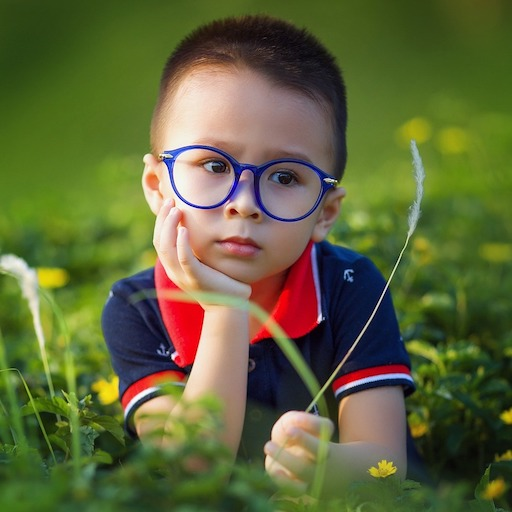
#> input picture src/OpenCV/week2/assignment-1/images/sample.jpg, 512 x 512 px, found by its file name
$ jupyter execute 3-cannyEdgeDetection.ipynb   (shell and % lines are left out)
#> lines starting #> are read from the running program, lines starting #| are printed output that depends on the picture
[cell 1]
import cv2
import matplotlib.pyplot as plt

DATA_PATH = "/Users/admin/Iqbal/Study/OpenCV/LearnOpenCV/src/res/opencv-courses/"

[cell 2]
lowThreshold = 50
highThreshold = 100

maxThreshold = 1000

apertureSizes = [3, 5, 7]
maxapertureIndex = 2
apertureIndex = 0

blurAmount = 0
maxBlurAmount = 20

[cell 3]
def applyCanny():
    if blurAmount > 0:
        blurredSrc = cv2.GaussianBlur(src, (2 * blurAmount + 1, 2 * blurAmount + 1), 0)
    else:
        blurredSrc = src.copy()

    apertureSize = apertureSizes[apertureIndex];

    edges = cv2.Canny(blurredSrc, lowThreshold, highThreshold, apertureSize=apertureSize)
    cv2.imshow("Canny",edges[..., ::-1])


def updateLowThreshold(*args):
    global lowThreshold
    lowThreshold = args[0]
    applyCanny()
    pass


def updateHighThreshold(*args):
    global highThreshold
    highThreshold = args[0]
    applyCanny()
    pass


def updateBlurAmount(*args):
    global blurAmount
    blurAmount = args[0]
    applyCanny()
    pass


def updateAperatureIndex(*args):
    global apertureIndex
    apertureIndex = args[0]
    applyCanny()
    pass

[cell 4]
src = cv2.imread(DATA_PATH + "images/sample.jpg", cv2.IMREAD_GRAYSCALE)
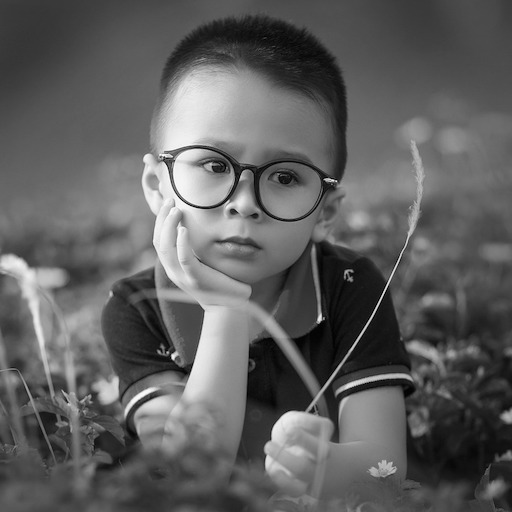
#> src: shape (512, 512); min 0, max 255, mean 94.7

edges = src.copy()

cv2.namedWindow("Edges", cv2.WINDOW_AUTOSIZE)
cv2.imshow("Edges", src)

cv2.createTrackbar("Low Threshold", "Edges", lowThreshold, maxThreshold, updateLowThreshold)
cv2.createTrackbar("High Threshold", "Edges", highThreshold, maxThreshold, updateHighThreshold)
cv2.createTrackbar("Aperture size", "Edges", apertureIndex, maxapertureIndex, updateAperatureIndex)
#> slider 'Aperture size' is set to 1
cv2.createTrackbar("Blur", "Edges", blurAmount, maxBlurAmount, updateBlurAmount)
#> slider 'Blur' is set to 6

k = cv2.waitKey(0)
#> in applyCanny, `edges = cv2.Canny(blurredSrc, lowThreshold, highThreshold, apertureSiz..`:
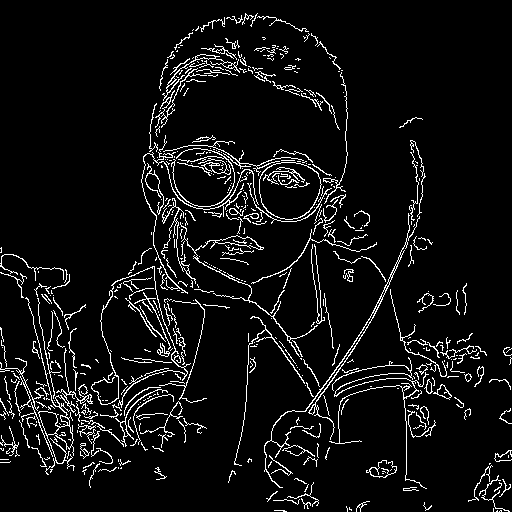
#> edges: shape (512, 512); 6.5% white in thin lines or dots
#> in applyCanny, `cv2.imshow("Canny",edges[..., ::-1])`:
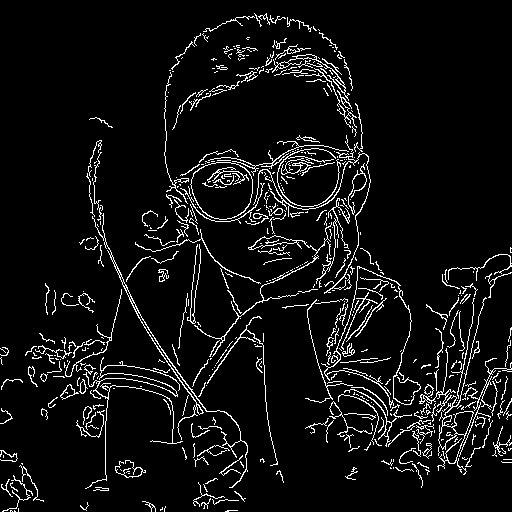
#> window 'Canny': shape (512, 512); 6.5% white in thin lines or dots
#> in applyCanny (call 3), `edges = cv2.Canny(blurredSrc, lowThreshold, highThreshold, apertureSiz..`:
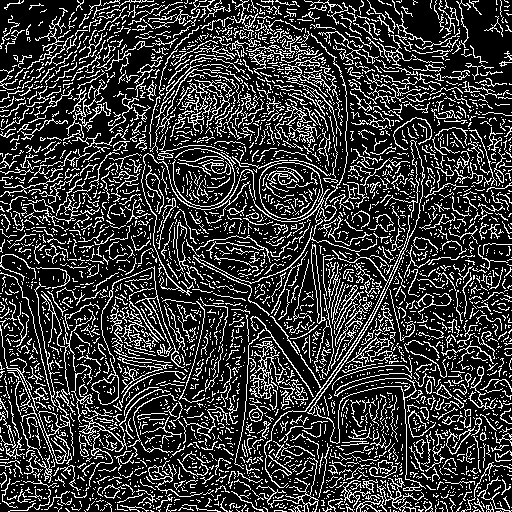
#> edges: shape (512, 512); 22.2% white in thin lines or dots
#> in applyCanny (call 3), `cv2.imshow("Canny",edges[..., ::-1])`:
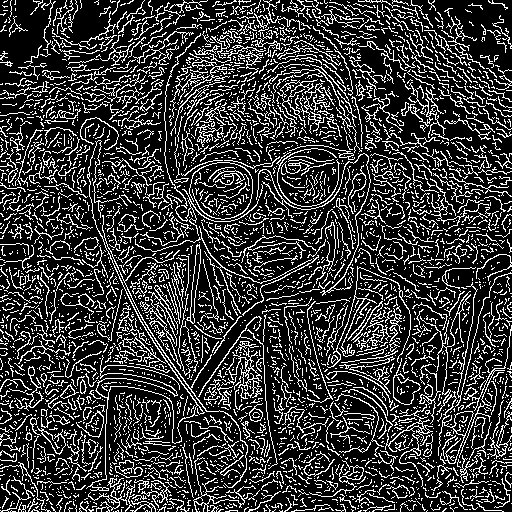
#> window 'Canny': shape (512, 512); 22.2% white in thin lines or dots
#> (key Esc is pressed here)
if k == 27:
    cv2.destroyAllWindows()
